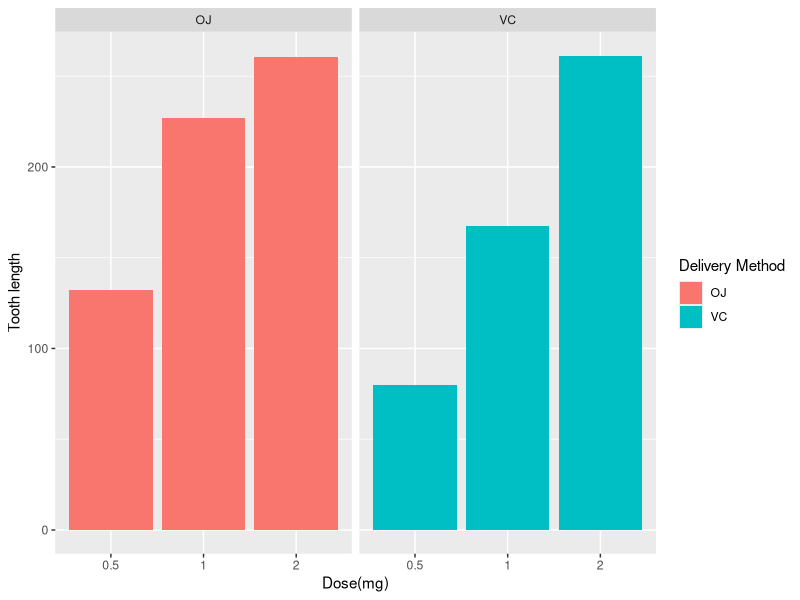

Write R code to recreate this figure.
## ---- chunk 1
library(datasets)
library(ggplot2)
ggplot(data=ToothGrowth, aes(x=as.factor(dose), y=len, fill=supp)) +
    geom_bar(stat="identity",) +
    facet_grid(. ~ supp) +
    xlab("Dose(mg)") +
    ylab("Tooth length") +
    guides(fill=guide_legend(title="Delivery Method"))
## ---- chunk 2
fit <- lm(len ~ dose + supp, data=ToothGrowth)
summary(fit)
## ---- chunk 3
confint(fit)
